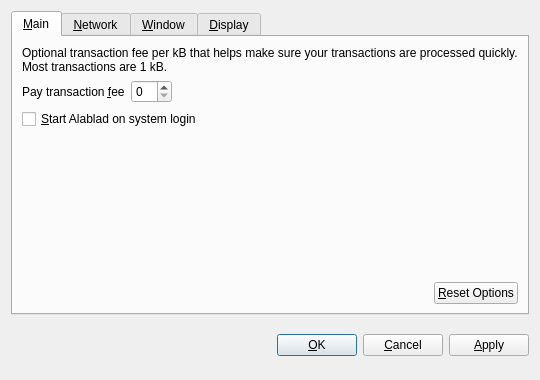
<?xml version="1.0" encoding="UTF-8"?>
<ui version="4.0">
 <class>OptionsDialog</class>
 <widget class="QDialog" name="OptionsDialog">
  <property name="geometry">
   <rect>
    <x>0</x>
    <y>0</y>
    <width>540</width>
    <height>380</height>
   </rect>
  </property>
  <property name="windowTitle">
   <string>Options</string>
  </property>
  <property name="modal">
   <bool>true</bool>
  </property>
  <layout class="QVBoxLayout" name="verticalLayout">
   <item>
    <widget class="QTabWidget" name="tabWidget">
     <property name="tabPosition">
      <enum>QTabWidget::North</enum>
     </property>
     <property name="currentIndex">
      <number>0</number>
     </property>
     <widget class="QWidget" name="tabMain">
      <attribute name="title">
       <string>&amp;Main</string>
      </attribute>
      <layout class="QVBoxLayout" name="verticalLayout_Main">
       <item>
        <widget class="QLabel" name="transactionFeeInfoLabel">
         <property name="text">
          <string>Optional transaction fee per kB that helps make sure your transactions are processed quickly. Most transactions are 1 kB.</string>
         </property>
         <property name="textFormat">
          <enum>Qt::PlainText</enum>
         </property>
         <property name="wordWrap">
          <bool>true</bool>
         </property>
        </widget>
       </item>
       <item>
        <layout class="QHBoxLayout" name="horizontalLayout_1_Main">
         <item>
          <widget class="QLabel" name="transactionFeeLabel">
           <property name="text">
            <string>Pay transaction &amp;fee</string>
           </property>
           <property name="textFormat">
            <enum>Qt::PlainText</enum>
           </property>
           <property name="buddy">
            <cstring>transactionFee</cstring>
           </property>
          </widget>
         </item>
         <item>
          <widget class="BitcoinAmountField" name="transactionFee"/>
         </item>
         <item>
          <spacer name="horizontalSpacer_1_Main">
           <property name="orientation">
            <enum>Qt::Horizontal</enum>
           </property>
           <property name="sizeHint" stdset="0">
            <size>
             <width>40</width>
             <height>20</height>
            </size>
           </property>
          </spacer>
         </item>
        </layout>
       </item>
       <item>
        <widget class="QCheckBox" name="bitcoinAtStartup">
         <property name="toolTip">
          <string>Automatically start Alablad after logging in to the system.</string>
         </property>
         <property name="text">
          <string>&amp;Start Alablad on system login</string>
         </property>
        </widget>
       </item>
       <item>
        <spacer name="verticalSpacer_Main">
         <property name="orientation">
          <enum>Qt::Vertical</enum>
         </property>
         <property name="sizeHint" stdset="0">
          <size>
           <width>20</width>
           <height>40</height>
          </size>
         </property>
        </spacer>
       </item>
       <item>
        <layout class="QHBoxLayout" name="horizontalLayout_2_Main">
         <item>
          <spacer name="horizontalSpacer_2_Main">
           <property name="orientation">
            <enum>Qt::Horizontal</enum>
           </property>
           <property name="sizeHint" stdset="0">
            <size>
             <width>40</width>
             <height>20</height>
            </size>
           </property>
          </spacer>
         </item>
         <item>
          <widget class="QPushButton" name="resetButton">
           <property name="toolTip">
            <string>Reset all client options to default.</string>
           </property>
           <property name="text">
            <string>&amp;Reset Options</string>
           </property>
           <property name="autoDefault">
            <bool>false</bool>
           </property>
          </widget>
         </item>
        </layout>
       </item>
      </layout>
     </widget>
     <widget class="QWidget" name="tabNetwork">
      <attribute name="title">
       <string>&amp;Network</string>
      </attribute>
      <layout class="QVBoxLayout" name="verticalLayout_Network">
       <item>
        <widget class="QCheckBox" name="mapPortUpnp">
         <property name="toolTip">
          <string>Automatically open the Alablad client port on the router. This only works when your router supports UPnP and it is enabled.</string>
         </property>
         <property name="text">
          <string>Map port using &amp;UPnP</string>
         </property>
        </widget>
       </item>
       <item>
        <widget class="QCheckBox" name="connectSocks">
         <property name="toolTip">
          <string>Connect to the Alablad network through a SOCKS proxy (e.g. when connecting through Tor).</string>
         </property>
         <property name="text">
          <string>&amp;Connect through SOCKS proxy:</string>
         </property>
        </widget>
       </item>
       <item>
        <layout class="QHBoxLayout" name="horizontalLayout_Network">
         <item>
          <widget class="QLabel" name="proxyIpLabel">
           <property name="text">
            <string>Proxy &amp;IP:</string>
           </property>
           <property name="textFormat">
            <enum>Qt::PlainText</enum>
           </property>
           <property name="buddy">
            <cstring>proxyIp</cstring>
           </property>
          </widget>
         </item>
         <item>
          <widget class="QValidatedLineEdit" name="proxyIp">
           <property name="maximumSize">
            <size>
             <width>140</width>
             <height>16777215</height>
            </size>
           </property>
           <property name="toolTip">
            <string>IP address of the proxy (e.g. 127.0.0.1)</string>
           </property>
          </widget>
         </item>
         <item>
          <widget class="QLabel" name="proxyPortLabel">
           <property name="text">
            <string>&amp;Port:</string>
           </property>
           <property name="textFormat">
            <enum>Qt::PlainText</enum>
           </property>
           <property name="buddy">
            <cstring>proxyPort</cstring>
           </property>
          </widget>
         </item>
         <item>
          <widget class="QLineEdit" name="proxyPort">
           <property name="maximumSize">
            <size>
             <width>55</width>
             <height>16777215</height>
            </size>
           </property>
           <property name="toolTip">
            <string>Port of the proxy (e.g. 9050)</string>
           </property>
          </widget>
         </item>
         <item>
          <widget class="QLabel" name="socksVersionLabel">
           <property name="text">
            <string>SOCKS &amp;Version:</string>
           </property>
           <property name="textFormat">
            <enum>Qt::PlainText</enum>
           </property>
           <property name="buddy">
            <cstring>socksVersion</cstring>
           </property>
          </widget>
         </item>
         <item>
          <widget class="QValueComboBox" name="socksVersion">
           <property name="toolTip">
            <string>SOCKS version of the proxy (e.g. 5)</string>
           </property>
          </widget>
         </item>
         <item>
          <spacer name="horizontalSpacer_Network">
           <property name="orientation">
            <enum>Qt::Horizontal</enum>
           </property>
           <property name="sizeHint" stdset="0">
            <size>
             <width>40</width>
             <height>20</height>
            </size>
           </property>
          </spacer>
         </item>
        </layout>
       </item>
       <item>
        <spacer name="verticalSpacer_Network">
         <property name="orientation">
          <enum>Qt::Vertical</enum>
         </property>
         <property name="sizeHint" stdset="0">
          <size>
           <width>20</width>
           <height>40</height>
          </size>
         </property>
        </spacer>
       </item>
      </layout>
     </widget>
     <widget class="QWidget" name="tabWindow">
      <attribute name="title">
       <string>&amp;Window</string>
      </attribute>
      <layout class="QVBoxLayout" name="verticalLayout_Window">
       <item>
        <widget class="QCheckBox" name="minimizeToTray">
         <property name="toolTip">
          <string>Show only a tray icon after minimizing the window.</string>
         </property>
         <property name="text">
          <string>&amp;Minimize to the tray instead of the taskbar</string>
         </property>
        </widget>
       </item>
       <item>
        <widget class="QCheckBox" name="minimizeOnClose">
         <property name="toolTip">
          <string>Minimize instead of exit the application when the window is closed. When this option is enabled, the application will be closed only after selecting Quit in the menu.</string>
         </property>
         <property name="text">
          <string>M&amp;inimize on close</string>
         </property>
        </widget>
       </item>
       <item>
        <spacer name="verticalSpacer_Window">
         <property name="orientation">
          <enum>Qt::Vertical</enum>
         </property>
         <property name="sizeHint" stdset="0">
          <size>
           <width>20</width>
           <height>40</height>
          </size>
         </property>
        </spacer>
       </item>
      </layout>
     </widget>
     <widget class="QWidget" name="tabDisplay">
      <attribute name="title">
       <string>&amp;Display</string>
      </attribute>
      <layout class="QVBoxLayout" name="verticalLayout_Display">
       <item>
        <layout class="QHBoxLayout" name="horizontalLayout_1_Display">
         <item>
          <widget class="QLabel" name="langLabel">
           <property name="text">
            <string>User Interface &amp;language:</string>
           </property>
           <property name="textFormat">
            <enum>Qt::PlainText</enum>
           </property>
           <property name="buddy">
            <cstring>lang</cstring>
           </property>
          </widget>
         </item>
         <item>
          <widget class="QValueComboBox" name="lang">
           <property name="toolTip">
            <string>The user interface language can be set here. This setting will take effect after restarting Alablad.</string>
           </property>
          </widget>
         </item>
        </layout>
       </item>
       <item>
        <layout class="QHBoxLayout" name="horizontalLayout_2_Display">
         <item>
          <widget class="QLabel" name="unitLabel">
           <property name="text">
            <string>&amp;Unit to show amounts in:</string>
           </property>
           <property name="textFormat">
            <enum>Qt::PlainText</enum>
           </property>
           <property name="buddy">
            <cstring>unit</cstring>
           </property>
          </widget>
         </item>
         <item>
          <widget class="QValueComboBox" name="unit">
           <property name="toolTip">
            <string>Choose the default subdivision unit to show in the interface and when sending coins.</string>
           </property>
          </widget>
         </item>
        </layout>
       </item>
       <item>
        <widget class="QCheckBox" name="displayAddresses">
         <property name="toolTip">
          <string>Whether to show Alablad addresses in the transaction list or not.</string>
         </property>
         <property name="text">
          <string>&amp;Display addresses in transaction list</string>
         </property>
        </widget>
       </item>
       <item>
        <spacer name="verticalSpacer_Display">
         <property name="orientation">
          <enum>Qt::Vertical</enum>
         </property>
         <property name="sizeHint" stdset="0">
          <size>
           <width>20</width>
           <height>40</height>
          </size>
         </property>
        </spacer>
       </item>
      </layout>
     </widget>
    </widget>
   </item>
   <item>
    <layout class="QHBoxLayout" name="horizontalLayout_Buttons">
     <item>
      <spacer name="horizontalSpacer_1">
       <property name="orientation">
        <enum>Qt::Horizontal</enum>
       </property>
       <property name="sizeHint" stdset="0">
        <size>
         <width>40</width>
         <height>48</height>
        </size>
       </property>
      </spacer>
     </item>
     <item>
      <widget class="QLabel" name="statusLabel">
       <property name="font">
        <font>
         <weight>75</weight>
         <bold>true</bold>
        </font>
       </property>
       <property name="text">
        <string/>
       </property>
       <property name="textFormat">
        <enum>Qt::PlainText</enum>
       </property>
       <property name="wordWrap">
        <bool>true</bool>
       </property>
      </widget>
     </item>
     <item>
      <spacer name="horizontalSpacer_2">
       <property name="orientation">
        <enum>Qt::Horizontal</enum>
       </property>
       <property name="sizeHint" stdset="0">
        <size>
         <width>40</width>
         <height>48</height>
        </size>
       </property>
      </spacer>
     </item>
     <item>
      <widget class="QPushButton" name="okButton">
       <property name="text">
        <string>&amp;OK</string>
       </property>
      </widget>
     </item>
     <item>
      <widget class="QPushButton" name="cancelButton">
       <property name="text">
        <string>&amp;Cancel</string>
       </property>
       <property name="autoDefault">
        <bool>false</bool>
       </property>
      </widget>
     </item>
     <item>
      <widget class="QPushButton" name="applyButton">
       <property name="text">
        <string>&amp;Apply</string>
       </property>
       <property name="autoDefault">
        <bool>false</bool>
       </property>
      </widget>
     </item>
    </layout>
   </item>
  </layout>
 </widget>
 <customwidgets>
  <customwidget>
   <class>BitcoinAmountField</class>
   <extends>QSpinBox</extends>
   <header>bitcoinamountfield.h</header>
  </customwidget>
  <customwidget>
   <class>QValueComboBox</class>
   <extends>QComboBox</extends>
   <header>qvaluecombobox.h</header>
  </customwidget>
  <customwidget>
   <class>QValidatedLineEdit</class>
   <extends>QLineEdit</extends>
   <header>qvalidatedlineedit.h</header>
  </customwidget>
 </customwidgets>
 <resources/>
 <connections/>
</ui>
